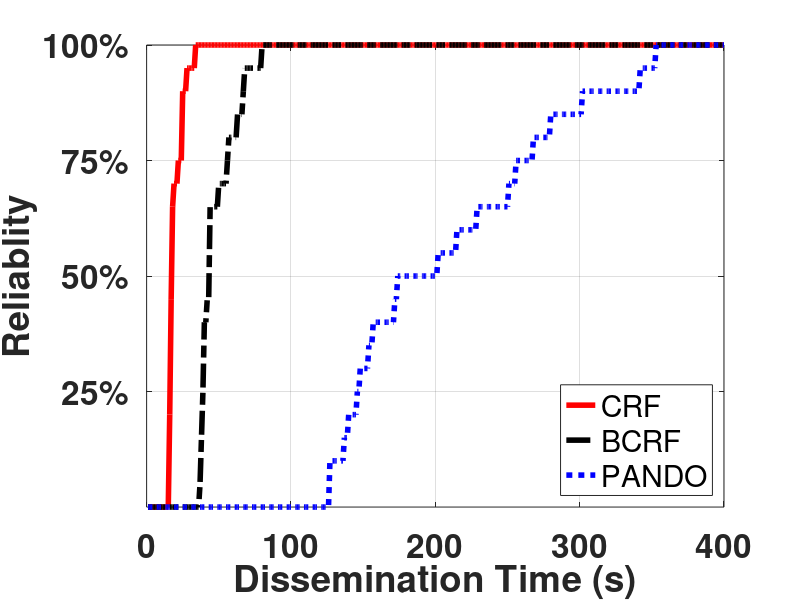

MATLAB code for this plot:

close all;
clear;
clc;

  timesort = cell2mat(struct2cell(load('eva_realiability_time.mat')));

   fig = figure('Position',[0 250 800 350]); 
  
   plot(timesort(:,1),timesort(:,2),'-', 'Color','r','LineWidth',4);
   hold on
   plot(timesort(:,1),timesort(:,3),'-.','Color','k','LineWidth',4);
   hold on
   plot(timesort(:,1),timesort(:,4),':','Color','b','LineWidth',4);
   hold off

   
   ylabel('Reliablity');
   yticks([0.25 0.5 0.75 1]);
   yticklabels({'25%','50%','75%','100%'});
   ylim([0,1]);
   xlabel('Dissemination Time (s)');
   xlim([0, timesort(end,1)]);
%    xticks(xrange);
%    xlim([10 50]);

   legend('CRF','BCRF', 'PANDO', 'Location','southeast');


    set(gca,'FontSize',24,'FontWeight', 'bold');
    grid on;
%     print -deps FDWiFiTraffic.eps
    saveas(gca, 'ReDisseTime.eps','epsc');
   